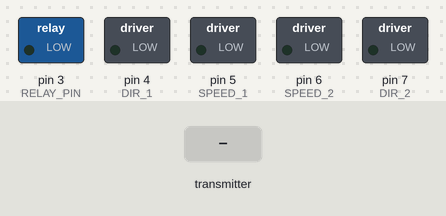
Recording of a sketch running on a simulated Arduino Uno, built with avr-gcc and run on an emulated ATmega328P. Shown: switched loads named in the sketch (green lamp = pin HIGH). The inputs (shaded band) are chosen by the test bench. No radio packets arrive unless stated.

Above: at 1.2 s.
1.3 s: the transmitter starts sending data.1 = 512
At 2.3 s:
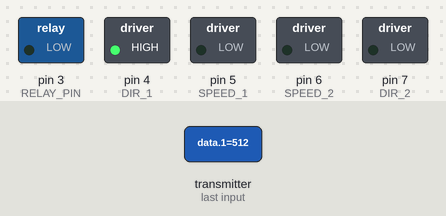
2.8 s: the transmitter starts sending data.2 = 1023
At 3.4 s:
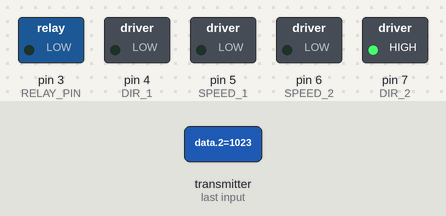
4.3 s: the transmitter starts sending data.3 = 256
At 5.5 s:
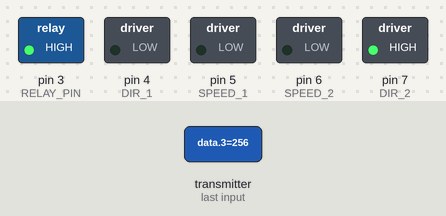
5.8 s: the transmitter starts sending data.4 = 256
At 6.9 s:
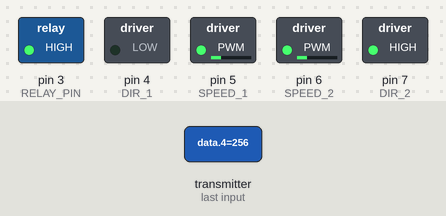
7.3 s: the transmitter starts sending data.1 = 0
At 8.1 s:
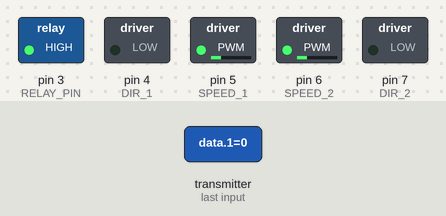
8.8 s: the transmitter starts sending data.3 = 0
At 9.2 s:
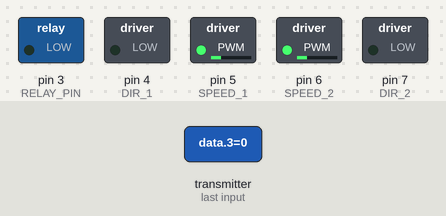
Timing chart, 0 to 11.3 s (numbered marks = the images above; inputs shaded):
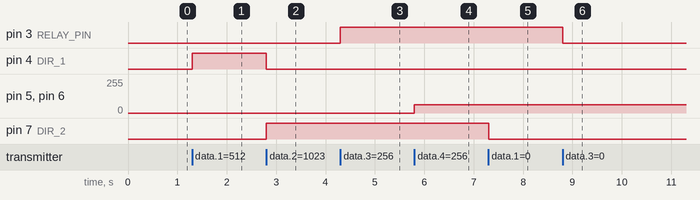

Measured:
- after the input at 1.3 s, pin 4 (DIR_1): LOW → HIGH at once
- after the input at 2.8 s, pin 4 (DIR_1): HIGH → LOW at once; pin 7 (DIR_2): LOW → HIGH at once
- after the input at 4.3 s, pin 3 (RELAY_PIN): LOW → HIGH at once
- after the input at 5.8 s, pin 5 (SPEED_1), pin 6 (SPEED_2): 0/255 → 63/255 at once
- after the input at 7.3 s, pin 7 (DIR_2): HIGH → LOW at once
- after the input at 8.8 s, pin 3 (RELAY_PIN): HIGH → LOW at once

The sketch:

robotARTCAD.ino
```cpp
#include <SPI.h>
#include <nRF24L01.h>
#include <RF24.h>

#define SPEED_1      5
#define DIR_1        4

#define SPEED_2      6
#define DIR_2        7

#define RELAY_PIN 3


RF24 radio(8, 9); // nRF24L01+ (CE, CSN)
int data[5];  // создаем массив для приема данных по радиоканалу

// Создаем переменные для хранения значений с джойстика, тумблера и потенциометра
int xPosition = 0;
int yPosition = 0;
int tumblrState = 0;
int ptmrVal = 0;

// Переменная для храения значения скорости вращения моторов
int speed = 0;

void setup(){
  Serial.begin(9600);

  radio.begin();
  radio.setChannel(5);                                  // Указываем канал приёма данных (от 0 до 127), 5 - значит приём данных осуществляется на частоте 2,405 ГГц (на одном канале может быть только 1 приёмник и до 6 передатчиков)
  radio.setDataRate     (RF24_1MBPS);                   // Указываем скорость передачи данных (RF24_250KBPS, RF24_1MBPS, RF24_2MBPS), RF24_1MBPS - 1Мбит/сек
  radio.setPALevel      (RF24_PA_HIGH);                 // Указываем мощность передатчика (RF24_PA_MIN=-18dBm, RF24_PA_LOW=-12dBm, RF24_PA_HIGH=-6dBm, RF24_PA_MAX=0dBm)
  radio.openReadingPipe (1, 0x1234567890LL);            // Открываем 1 трубу с идентификатором 0x1234567890 для приема данных (на одном канале может быть открыто до 6 разных труб, которые должны отличаться только последним байтом идентификатора)
  radio.startListening  ();                             // Включаем приемник, начинаем прослушивать открытую трубу

  // Устанавливаем режим работы пинов
  for (int i = 4; i < 8; i++) {
    pinMode(i, OUTPUT);
  }
  pinMode(RELAY_PIN, OUTPUT);
}

void loop(){
    // Если есть соединение с джойстиком, то ...
    if(radio.available()){
        // ..ю то считываем из радиоканала значения с джойстика, тумблера и потенциометра - они хранятся в массиве data
        radio.read(&data, sizeof(data));

        // Сохраняем значения из массива в переменные (чтобы не запутаться с индексами массива)
        xPosition = data[1];
        yPosition = data[2];
        tumblrState = data[3];
        ptmrVal = data[4];
        speed = map(ptmrVal, 0, 1023, 0, 255); // приводим значения с потенциометра к диапазаону [0,255], так как 255 - макс значение скорости для мотора

        // Если значение на тумблере 1, то включаем реле и запускаем мотор орудия
        if (tumblrState) {
          digitalWrite(RELAY_PIN, HIGH);
        }
        else { // Если значение на тумблере 0, то выключаем реле и мотор
          digitalWrite(RELAY_PIN, LOW);
        }

        // Управление направлением вращения колес в зависимости от положения джойстика на пульте управления
        if (xPosition > 550) {
          digitalWrite(DIR_1, HIGH); // направление мотора 1 - вперед
          analogWrite(SPEED_1, speed); // скорость speed зависит от значения на потенциометре

          digitalWrite(DIR_2, HIGH); // направление мотора 2 - вперед
          analogWrite(SPEED_2, speed);
        }
        else if (xPosition < 500) {
          digitalWrite(DIR_1, LOW);  // направление мотора 1 - назад
          analogWrite(SPEED_1, speed);

          digitalWrite(DIR_2, LOW); // направление мотора 2 - назад
          analogWrite(SPEED_2, speed);
        }
        else if (yPosition > 700) {
          digitalWrite(DIR_1, LOW); // направление мотора 1 - назад
          analogWrite(SPEED_1, speed);

          digitalWrite(DIR_2, HIGH); // направление мотора 2 - вперед
          analogWrite(SPEED_2, speed);
        }
        else if (yPosition < 300) {
          digitalWrite(DIR_1, HIGH); // направление мотора 1 - вперед
          analogWrite(SPEED_1, speed);

          digitalWrite(DIR_2, LOW); // направление мотора 2 - назад
          analogWrite(SPEED_2, speed);
        }
        else { // останавливаем моторы
          analogWrite(SPEED_1, 0);
          analogWrite(SPEED_2, 0);
        }

        //Serial.println(tumblrState);
    }
}
```
